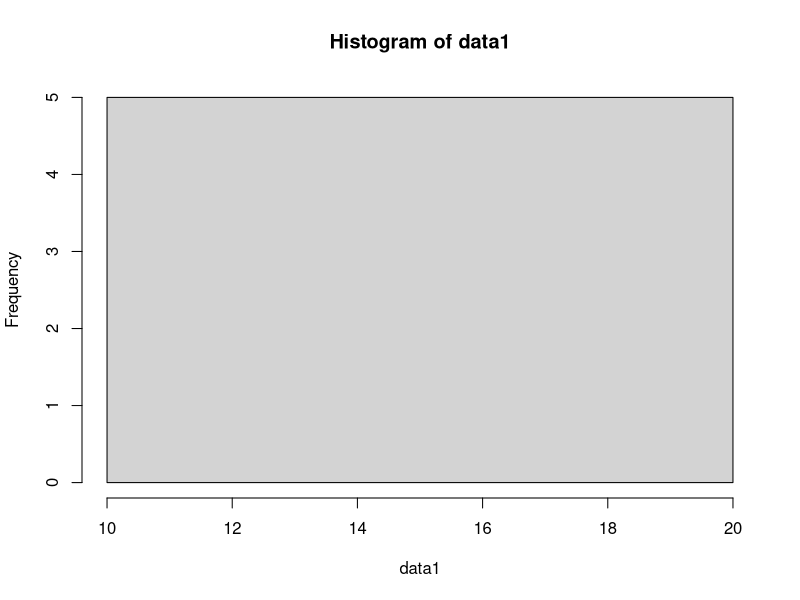
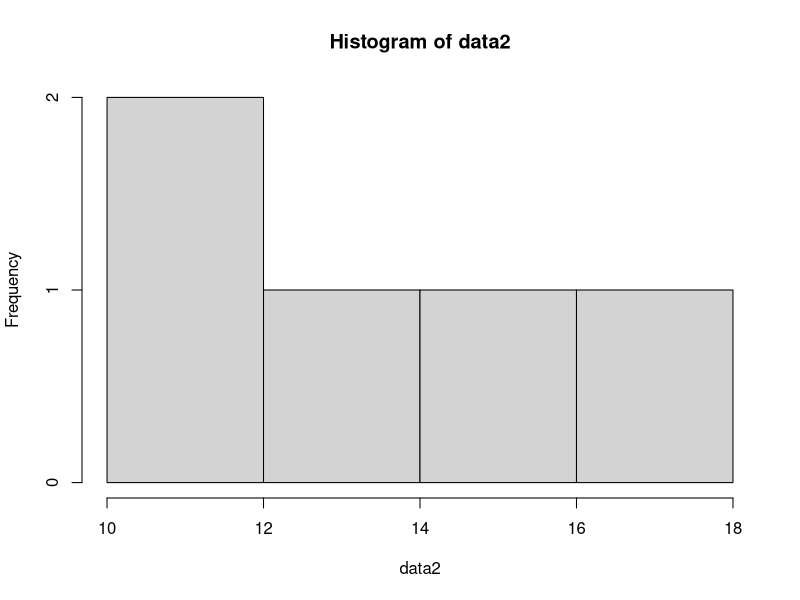
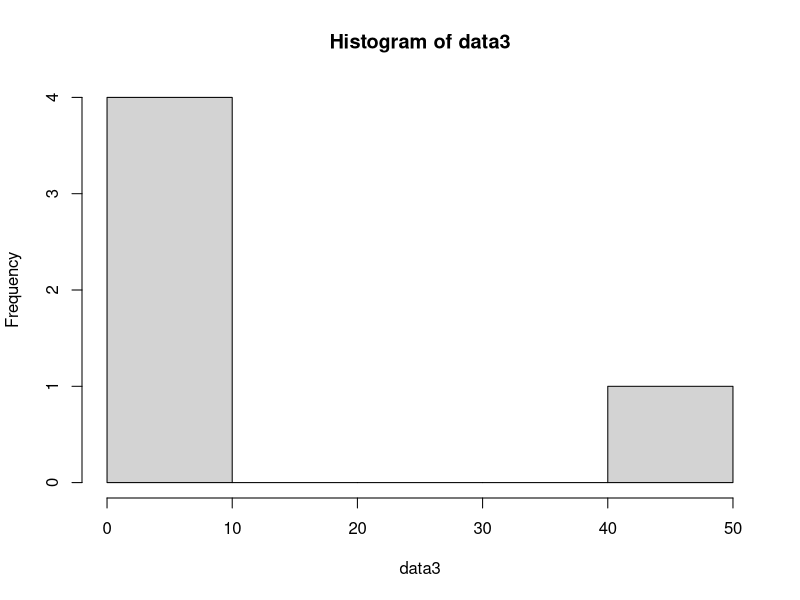

The R source for these figures, in order:
data1 <- c(14, 14, 14, 14, 14)
data2 <- c(11, 12, 14, 16, 17)
data3 <- c(1, 3, 6, 8, 42)
hist(data1)
hist(data2)
hist(data3)
